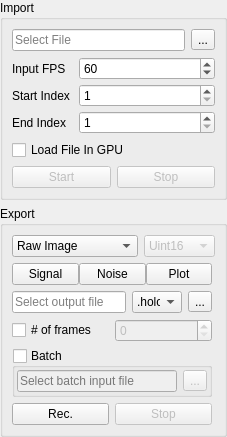
       <widget class="holovibes::gui::Frame" name="ImportExportFrame">
        <property name="minimumSize">
         <size>
          <width>0</width>
          <height>0</height>
         </size>
        </property>
        <property name="maximumSize">
         <size>
          <width>221</width>
          <height>16777215</height>
         </size>
        </property>
        <property name="baseSize">
         <size>
          <width>0</width>
          <height>0</height>
         </size>
        </property>
        <layout class="QVBoxLayout" name="verticalLayout_4">
         <property name="leftMargin">
          <number>0</number>
         </property>
         <property name="topMargin">
          <number>0</number>
         </property>
         <property name="rightMargin">
          <number>0</number>
         </property>
         <property name="bottomMargin">
          <number>0</number>
         </property>
         <item>
          <widget class="holovibes::gui::ImportPanel" name="ImportPanel">
           <property name="enabled">
            <bool>true</bool>
           </property>
           <property name="title">
            <string>Import</string>
           </property>
           <layout class="QVBoxLayout" name="verticalLayout_8">
            <item>
             <layout class="QHBoxLayout" name="horizontalLayout_19">
              <item>
               <widget class="holovibes::gui::Drag_drop_lineedit" name="ImportPathLineEdit">
                <property name="enabled">
                 <bool>true</bool>
                </property>
                <property name="acceptDrops">
                 <bool>true</bool>
                </property>
                <property name="text">
                 <string/>
                </property>
                <property name="dragEnabled">
                 <bool>false</bool>
                </property>
                <property name="readOnly">
                 <bool>true</bool>
                </property>
                <property name="placeholderText">
                 <string>Select File</string>
                </property>
               </widget>
              </item>
              <item>
               <widget class="QToolButton" name="InputBrowseToolButton">
                <property name="acceptDrops">
                 <bool>true</bool>
                </property>
                <property name="text">
                 <string>...</string>
                </property>
                <property name="shortcut">
                 <string>Ctrl+O</string>
                </property>
               </widget>
              </item>
             </layout>
            </item>
            <item>
             <layout class="QGridLayout" name="gridLayout_12">
              <property name="horizontalSpacing">
               <number>9</number>
              </property>
              <property name="verticalSpacing">
               <number>4</number>
              </property>
              <item row="1" column="0">
               <widget class="QLabel" name="ImportStartIndexLabel">
                <property name="text">
                 <string>Start Index</string>
                </property>
                <property name="alignment">
                 <set>Qt::AlignLeading|Qt::AlignLeft|Qt::AlignVCenter</set>
                </property>
               </widget>
              </item>
              <item row="1" column="1">
               <widget class="QSpinBox" name="ImportStartIndexSpinBox">
                <property name="enabled">
                 <bool>true</bool>
                </property>
                <property name="sizePolicy">
                 <sizepolicy hsizetype="Expanding" vsizetype="Fixed">
                  <horstretch>0</horstretch>
                  <verstretch>0</verstretch>
                 </sizepolicy>
                </property>
                <property name="minimum">
                 <number>1</number>
                </property>
                <property name="maximum">
                 <number>2100000000</number>
                </property>
                <property name="value">
                 <number>1</number>
                </property>
               </widget>
              </item>
              <item row="2" column="1">
               <widget class="QSpinBox" name="ImportEndIndexSpinBox">
                <property name="enabled">
                 <bool>true</bool>
                </property>
                <property name="sizePolicy">
                 <sizepolicy hsizetype="Expanding" vsizetype="Fixed">
                  <horstretch>0</horstretch>
                  <verstretch>0</verstretch>
                 </sizepolicy>
                </property>
                <property name="minimum">
                 <number>1</number>
                </property>
                <property name="maximum">
                 <number>2100000000</number>
                </property>
                <property name="value">
                 <number>1</number>
                </property>
               </widget>
              </item>
              <item row="0" column="1">
               <widget class="QSpinBox" name="ImportInputFpsSpinBox">
                <property name="enabled">
                 <bool>true</bool>
                </property>
                <property name="sizePolicy">
                 <sizepolicy hsizetype="Expanding" vsizetype="Fixed">
                  <horstretch>0</horstretch>
                  <verstretch>0</verstretch>
                 </sizepolicy>
                </property>
                <property name="toolTip">
                 <string/>
                </property>
                <property name="minimum">
                 <number>1</number>
                </property>
                <property name="maximum">
                 <number>2100000000</number>
                </property>
                <property name="value">
                 <number>60</number>
                </property>
               </widget>
              </item>
              <item row="2" column="0">
               <widget class="QLabel" name="ImportEndIndexLabel">
                <property name="text">
                 <string>End Index</string>
                </property>
                <property name="alignment">
                 <set>Qt::AlignLeading|Qt::AlignLeft|Qt::AlignVCenter</set>
                </property>
               </widget>
              </item>
              <item row="0" column="0">
               <widget class="QLabel" name="ImportFpsLabel">
                <property name="text">
                 <string>Input FPS</string>
                </property>
                <property name="alignment">
                 <set>Qt::AlignLeading|Qt::AlignLeft|Qt::AlignVCenter</set>
                </property>
               </widget>
              </item>
             </layout>
            </item>
            <item>
             <widget class="QCheckBox" name="LoadFileInGpuCheckBox">
              <property name="toolTip">
               <string>Allows much higher FPS. Requires high GPU DRAM.</string>
              </property>
              <property name="layoutDirection">
               <enum>Qt::LeftToRight</enum>
              </property>
              <property name="locale">
               <locale language="French" country="France"/>
              </property>
              <property name="text">
               <string>Load File In GPU</string>
              </property>
             </widget>
            </item>
            <item>
             <layout class="QHBoxLayout" name="horizontalLayout_29">
              <item>
               <widget class="QPushButton" name="ImportStartPushButton">
                <property name="enabled">
                 <bool>false</bool>
                </property>
                <property name="text">
                 <string>Start</string>
                </property>
               </widget>
              </item>
              <item>
               <widget class="QPushButton" name="ImportStopPushButton">
                <property name="enabled">
                 <bool>false</bool>
                </property>
                <property name="text">
                 <string>Stop</string>
                </property>
               </widget>
              </item>
             </layout>
            </item>
           </layout>
          </widget>
         </item>
         <item>
          <widget class="holovibes::gui::ExportPanel" name="ExportPanel">
           <property name="title">
            <string>Export</string>
           </property>
           <layout class="QGridLayout" name="gridLayout_6">
            <item row="0" column="0">
             <layout class="QHBoxLayout" name="horizontalLayout_10">
              <item>
               <widget class="QComboBox" name="RecordImageModeComboBox">
                <property name="sizePolicy">
                 <sizepolicy hsizetype="Fixed" vsizetype="Fixed">
                  <horstretch>0</horstretch>
                  <verstretch>0</verstretch>
                 </sizepolicy>
                </property>
                <property name="minimumSize">
                 <size>
                  <width>126</width>
                  <height>0</height>
                 </size>
                </property>
                <item>
                 <property name="text">
                  <string>Raw Image</string>
                 </property>
                </item>
                <item>
                 <property name="text">
                  <string>Processed Image</string>
                 </property>
                </item>
                <item>
                 <property name="text">
                  <string>Chart</string>
                 </property>
                </item>
               </widget>
              </item>
              <item>
               <widget class="QComboBox" name="RecordDataTypeComboBox">
                <property name="enabled">
                 <bool>false</bool>
                </property>
                <property name="sizePolicy">
                 <sizepolicy hsizetype="Fixed" vsizetype="Fixed">
                  <horstretch>0</horstretch>
                  <verstretch>0</verstretch>
                 </sizepolicy>
                </property>
                <property name="minimumSize">
                 <size>
                  <width>71</width>
                  <height>0</height>
                 </size>
                </property>
                <property name="maximumSize">
                 <size>
                  <width>0</width>
                  <height>16777215</height>
                 </size>
                </property>
                <item>
                 <property name="text">
                  <string>Uint16</string>
                 </property>
                </item>
                <item>
                 <property name="text">
                  <string>Float32</string>
                 </property>
                </item>
               </widget>
              </item>
             </layout>
            </item>
            <item row="1" column="0">
             <widget class="QFrame" name="RecordFrame">
              <property name="maximumSize">
               <size>
                <width>200</width>
                <height>250</height>
               </size>
              </property>
              <property name="frameShape">
               <enum>QFrame::NoFrame</enum>
              </property>
              <property name="frameShadow">
               <enum>QFrame::Plain</enum>
              </property>
              <property name="lineWidth">
               <number>2</number>
              </property>
              <layout class="QVBoxLayout" name="recordLayout_2">
               <property name="spacing">
                <number>6</number>
               </property>
               <property name="leftMargin">
                <number>0</number>
               </property>
               <property name="topMargin">
                <number>0</number>
               </property>
               <property name="rightMargin">
                <number>0</number>
               </property>
               <property name="bottomMargin">
                <number>0</number>
               </property>
               <item>
                <widget class="QWidget" name="ChartPlotWidget" native="true">
                 <property name="sizePolicy">
                  <sizepolicy hsizetype="Preferred" vsizetype="Preferred">
                   <horstretch>0</horstretch>
                   <verstretch>0</verstretch>
                  </sizepolicy>
                 </property>
                 <property name="minimumSize">
                  <size>
                   <width>0</width>
                   <height>0</height>
                  </size>
                 </property>
                 <property name="maximumSize">
                  <size>
                   <width>210</width>
                   <height>40</height>
                  </size>
                 </property>
                 <layout class="QHBoxLayout" name="horizontalLayout_12">
                  <property name="spacing">
                   <number>0</number>
                  </property>
                  <property name="sizeConstraint">
                   <enum>QLayout::SetDefaultConstraint</enum>
                  </property>
                  <property name="leftMargin">
                   <number>0</number>
                  </property>
                  <property name="topMargin">
                   <number>0</number>
                  </property>
                  <property name="rightMargin">
                   <number>0</number>
                  </property>
                  <property name="bottomMargin">
                   <number>0</number>
                  </property>
                  <item>
                   <widget class="QPushButton" name="ChartSignalPushButton">
                    <property name="text">
                     <string>Signal</string>
                    </property>
                   </widget>
                  </item>
                  <item>
                   <widget class="QPushButton" name="ChartNoisePushButton">
                    <property name="text">
                     <string>Noise</string>
                    </property>
                   </widget>
                  </item>
                  <item>
                   <widget class="QPushButton" name="ChartPlotPushButton">
                    <property name="text">
                     <string>Plot</string>
                    </property>
                   </widget>
                  </item>
                 </layout>
                </widget>
               </item>
               <item>
                <layout class="QHBoxLayout" name="outputFileSelectionLayout">
                 <property name="spacing">
                  <number>6</number>
                 </property>
                 <item>
                  <widget class="holovibes::gui::Drag_drop_lineedit" name="OutputFilePathLineEdit">
                   <property name="inputMask">
                    <string/>
                   </property>
                   <property name="text">
                    <string/>
                   </property>
                   <property name="dragEnabled">
                    <bool>false</bool>
                   </property>
                   <property name="readOnly">
                    <bool>true</bool>
                   </property>
                   <property name="placeholderText">
                    <string>Select output file</string>
                   </property>
                  </widget>
                 </item>
                 <item>
                  <widget class="QComboBox" name="RecordExtComboBox">
                   <property name="maximumSize">
                    <size>
                     <width>50</width>
                     <height>16777215</height>
                    </size>
                   </property>
                   <item>
                    <property name="text">
                     <string>.holo</string>
                    </property>
                   </item>
                  </widget>
                 </item>
                 <item>
                  <widget class="QToolButton" name="OutputFileBrowseToolButton">
                   <property name="text">
                    <string>...</string>
                   </property>
                  </widget>
                 </item>
                </layout>
               </item>
               <item>
                <layout class="QHBoxLayout" name="numberOfFramesLayout">
                 <item>
                  <widget class="QCheckBox" name="NumberOfFramesCheckBox">
                   <property name="text">
                    <string># of frames</string>
                   </property>
                  </widget>
                 </item>
                 <item>
                  <widget class="QSpinBox" name="NumberOfFramesSpinBox">
                   <property name="enabled">
                    <bool>false</bool>
                   </property>
                   <property name="toolTip">
                    <string># of frames to record</string>
                   </property>
                   <property name="minimum">
                    <number>0</number>
                   </property>
                   <property name="maximum">
                    <number>8388608</number>
                   </property>
                   <property name="value">
                    <number>0</number>
                   </property>
                  </widget>
                 </item>
                </layout>
               </item>
               <item>
                <widget class="QGroupBox" name="BatchGroupBox">
                 <property name="title">
                  <string>Batch</string>
                 </property>
                 <property name="checkable">
                  <bool>true</bool>
                 </property>
                 <property name="checked">
                  <bool>false</bool>
                 </property>
                 <layout class="QVBoxLayout" name="verticalLayout_21">
                  <property name="leftMargin">
                   <number>2</number>
                  </property>
                  <property name="topMargin">
                   <number>2</number>
                  </property>
                  <property name="rightMargin">
                   <number>2</number>
                  </property>
                  <property name="bottomMargin">
                   <number>2</number>
                  </property>
                  <item>
                   <layout class="QHBoxLayout" name="batchFileSelectionLayout">
                    <property name="spacing">
                     <number>6</number>
                    </property>
                    <item>
                     <widget class="holovibes::gui::Drag_drop_lineedit" name="BatchInputPathLineEdit">
                      <property name="inputMask">
                       <string/>
                      </property>
                      <property name="text">
                       <string/>
                      </property>
                      <property name="dragEnabled">
                       <bool>false</bool>
                      </property>
                      <property name="readOnly">
                       <bool>true</bool>
                      </property>
                      <property name="placeholderText">
                       <string>Select batch input file</string>
                      </property>
                     </widget>
                    </item>
                    <item>
                     <widget class="QToolButton" name="BatchInputBrowseToolButton">
                      <property name="toolTip">
                       <string>Allow batch file reading</string>
                      </property>
                      <property name="text">
                       <string>...</string>
                      </property>
                     </widget>
                    </item>
                   </layout>
                  </item>
                 </layout>
                </widget>
               </item>
               <item>
                <layout class="QHBoxLayout" name="recordPushButtonsLayout">
                 <item>
                  <widget class="QPushButton" name="ExportRecPushButton">
                   <property name="text">
                    <string>Rec.</string>
                   </property>
                  </widget>
                 </item>
                 <item>
                  <widget class="QPushButton" name="ExportStopPushButton">
                   <property name="enabled">
                    <bool>false</bool>
                   </property>
                   <property name="text">
                    <string>Stop</string>
                   </property>
                  </widget>
                 </item>
                </layout>
               </item>
              </layout>
             </widget>
            </item>
           </layout>
          </widget>
         </item>
         <item>
          <spacer name="BottomExportSpacer">
           <property name="orientation">
            <enum>Qt::Vertical</enum>
           </property>
           <property name="sizeHint" stdset="0">
            <size>
             <width>20</width>
             <height>0</height>
            </size>
           </property>
          </spacer>
         </item>
        </layout>
       </widget>
